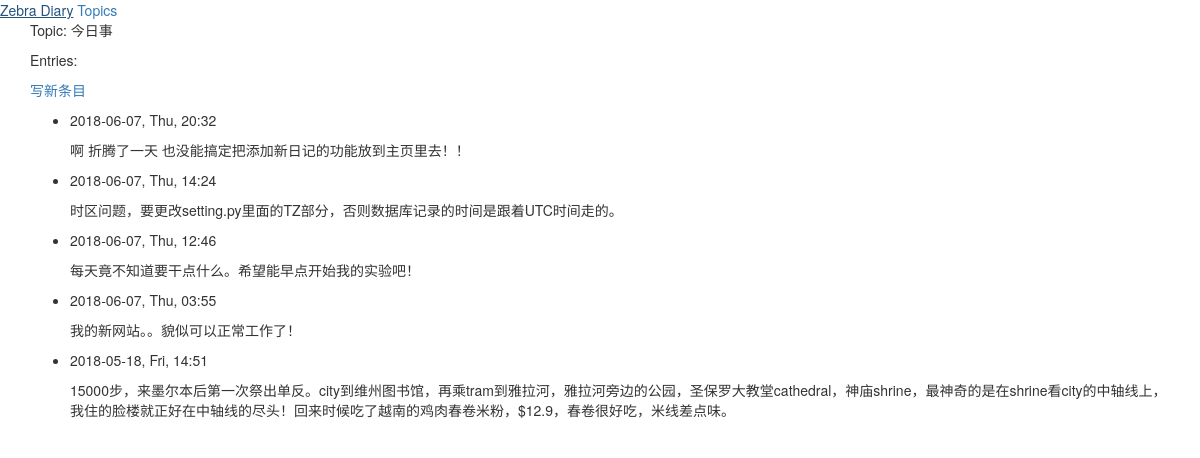
Screenshot of /zebradiary/3/ with the database file from the repository.
### zebradiary/models.py (models this page shows, shortened)
class Topic(models.Model):
	text = models.CharField(max_length = 25)
	date_added = models.DateTimeField(auto_now_add = True)
	def __str__(self):
		return self.text

class Entry(models.Model):
	topic = models.ForeignKey(Topic, on_delete = models.CASCADE)
	text = models.TextField()
	date_added = models.DateTimeField(auto_now_add = True)
	class Meta:
		verbose_name_plural = 'entries'

### zebradiary/views.py (the view)
# urls.py: path('<int:topic_id>/', views.topic, name = 'topic'),
def topic(request, topic_id):#这个函数有第二个形参，接收从urls.py捕获的值，并存储到topic_id中
	topic = Topic.objects.get(id = topic_id)
	entries = topic.entry_set.order_by('-date_added')
	context = {'topic': topic, 'entries': entries}
	return render(request, 'zebradiary/topic.html', context)

### zebradiary/templates/zebradiary/topic.html
{% extends "zebradiary/base.html" %}
{% block content %}
<p>Topic: {{ topic }} </p>
<p>Entries:</p>
<p>
	<a href="{% url 'zebradiary:new_entry' topic.id %}">写新条目</a>
</p>
<ul>
	{% for entry in entries %}
	<li>
		<p>{{ entry.date_added|date:'Y-m-d, D, H:i' }}</p>
		<p>{{ entry.text|linebreaks }}
	</li>
	{% empty %}
	<li>
		There are no entries for this topic yet.
	</li>
	{% endfor %}
</ul>
{% endblock content %}

### zebradiary/templates/zebradiary/base.html (shortened to what this page needs)
{% load bootstrap3 %}
<!DOCTYPE html>
<html lang="zh-CN">
<head>
	{% bootstrap_css %}
</head>
<body>
<header>
	<div>
	<a href = "{% url 'zebradiary:index' %}">Zebra Diary</a>
	<a href = "{% url 'zebradiary:topics' %}">Topics</a>
	</div>
</header>
<div class="container">
	<div>
		{% block content %}{% endblock content %}
	</div>
</div>
</body>
</html>

### rows the page displays
Topic: text "今日事"
Entry: date_added "2018-06-07, Thu, 20:32", text "啊 折腾了一天 也没能搞定把添加新日记的功能放到主页里去！！"
Entry: date_added "2018-06-07, Thu, 14:24", text "时区问题，要更改setting.py里面的TZ部分，否则数据库记录的时间是跟着UTC时间走的。"
Entry: date_added "2018-06-07, Thu, 12:46", text "每天竟不知道要干点什么。希望能早点开始我的实验吧！"
Entry: date_added "2018-06-07, Thu, 03:55", text "我的新网站。。貌似可以正常工作了！"
Entry: date_added "2018-05-18, Fri, 14:51", text "15000步，来墨尔本后第一次祭出单反。city到维州图书馆，再乘tram到雅拉河，雅拉河旁边的公园，圣保罗大教堂cathedral，神庙shrine，最神奇的是在shrine看city的中轴线上，我住的脸楼就正好在中轴线的尽头！回来时候吃了越南的鸡肉春卷米粉，$12.9，春卷很好吃，米线差点味。"
